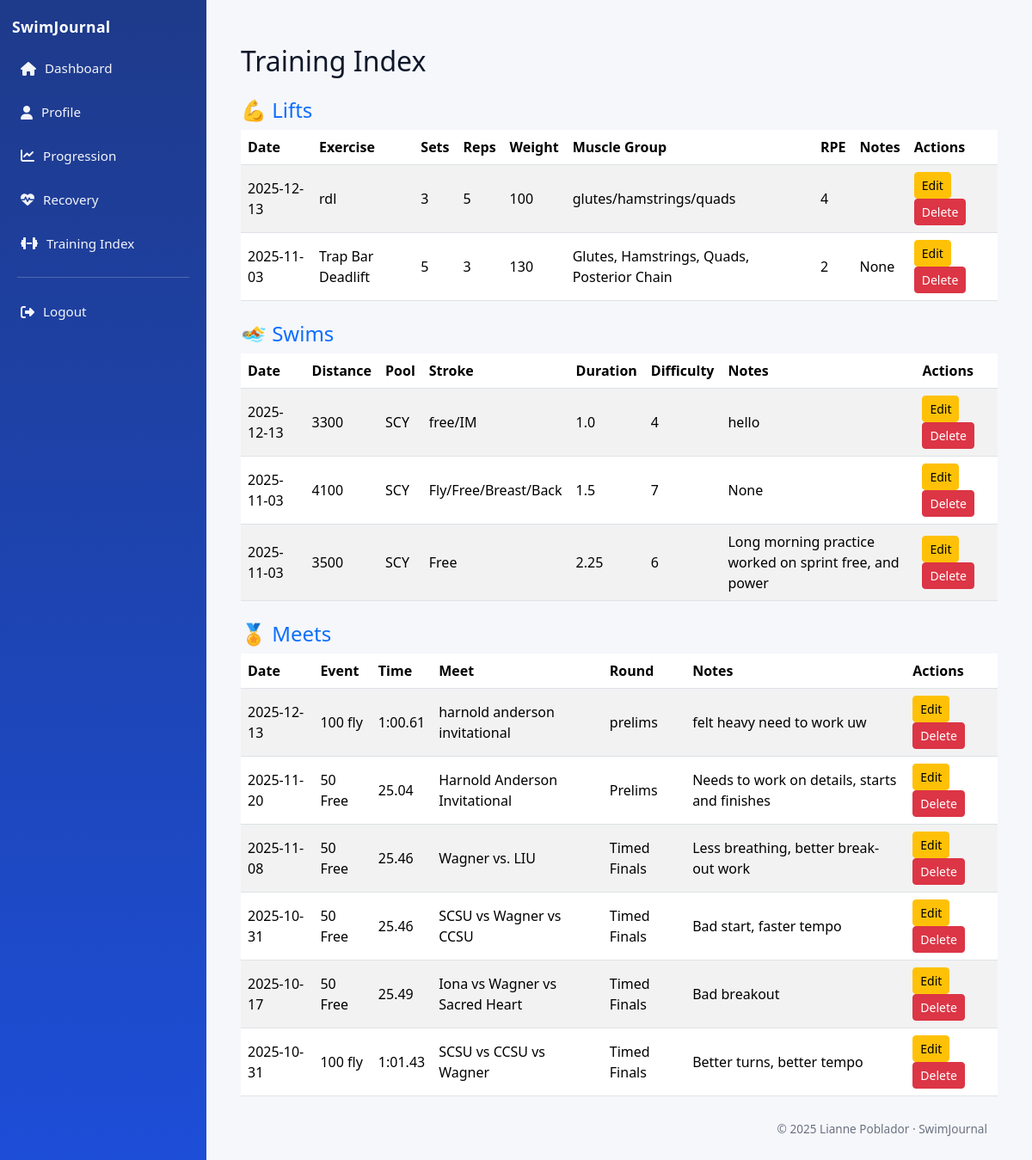
Page /index (signed in) on the committed database.
### tables this page shows
CREATE TABLE lifts (
    id INTEGER PRIMARY KEY AUTOINCREMENT,
    user_id INTEGER NOT NULL,
    date TEXT NOT NULL,
    exercise TEXT NOT NULL,
    sets INTEGER,
    reps INTEGER,
    weight INTEGER,
    muscle_group TEXT,
    rpe INTEGER,
    notes TEXT,
    FOREIGN KEY (user_id) REFERENCES users(id)
);

CREATE TABLE swims (
    id INTEGER PRIMARY KEY AUTOINCREMENT,
    user_id INTEGER NOT NULL,
    date TEXT NOT NULL,
    distance INTEGER NOT NULL,
    pool TEXT NOT NULL,
    stroke TEXT NOT NULL,
    duration REAL,
    difficulty INTEGER,
    notes TEXT,
    FOREIGN KEY (user_id) REFERENCES users(id)
);

CREATE TABLE races (
    id INTEGER PRIMARY KEY AUTOINCREMENT,
    user_id INTEGER NOT NULL,
    date TEXT NOT NULL,
    event TEXT NOT NULL,
    time TEXT,
    meet TEXT,
    round TEXT,
    notes TEXT,
    FOREIGN KEY (user_id) REFERENCES users(id)
);

### app.py (the view)
@app.route("/index")
def index():
    if "user_id" not in session:
        return redirect("/login")
    current = session["user_id"]
    lifts = db.execute("SELECT id, date, exercise, sets, reps, weight, muscle_group, rpe, notes FROM lifts WHERE user_id = ?", current)
    swims = db.execute("SELECT id, date, distance, pool, stroke, duration, difficulty, notes FROM swims WHERE user_id = ?", current)
    races = db.execute("SELECT id, date, event, time, meet, round, notes FROM races WHERE user_id = ?", current)
    return render_template("index.html", lifts=lifts, swims=swims, races=races)

### app.py (called while the page is built)
@app.context_processor
def inject_year():
    return {"year": datetime.now().year}

### templates/index.html (shortened to what this page needs)
{% extends "layout.html" %}
{% block content %}
<div class="container mt-4">
  <h2 class="mb-4">Training Index</h2>
  <h4 class="mt-3 text-primary">💪 Lifts</h4>
  <table class="table table-striped table-hover align-middle">
    <thead>
      <tr>
        <th>Date</th>
        <th>Exercise</th>
        <th>Sets</th>
        <th>Reps</th>
        <th>Weight</th>
        <th>Muscle Group</th>
        <th>RPE</th>
        <th>Notes</th>
        <th>Actions</th>
      </tr>
    </thead>
    <tbody>
      {% for l in lifts %}
      <tr>
        <td>{{ l.date }}</td>
        <td>{{ l.exercise }}</td>
        <td>{{ l.sets }}</td>
        <td>{{ l.reps }}</td>
        <td>{{ l.weight }}</td>
        <td>{{ l.muscle_group }}</td>
        <td>{{ l.rpe }}</td>
        <td>{{ l.notes }}</td>
        <td>
        <a href="{{ url_for('edit_lift', lift_id=l.id) }}"
            class="btn btn-warning btn-sm">
            Edit
        </a>
        <form action="{{ url_for('delete_event') }}"
            method="post"
            class="d-inline"
            onsubmit="return confirm('Delete this lift?');">
        <button type="submit" class="btn btn-danger btn-sm">Delete</button>
        </form>
        </td>
      </tr>
      {% endfor %}
    </tbody>
  </table>
  <h4 class="mt-4 text-primary">🏊 Swims</h4>
  <table class="table table-striped table-hover align-middle">
    <thead>
      <tr>
        <th>Date</th>
        <th>Distance</th>
        <th>Pool</th>
        <th>Stroke</th>
        <th>Duration</th>
        <th>Difficulty</th>
        <th>Notes</th>
        <th>Actions</th>
      </tr>
    </thead>
    <tbody>
      {% for s in swims %}
      <tr>
        <td>{{ s.date }}</td>
        <td>{{ s.distance }}</td>
        <td>{{ s.pool }}</td>
        <td>{{ s.stroke }}</td>
        <td>{{ s.duration }}</td>
        <td>{{ s.difficulty }}</td>
        <td>{{ s.notes }}</td>
        <td>
        <a href="{{ url_for('edit_swim', swim_id=s.id) }}"
            class="btn btn-warning btn-sm">
            Edit
        </a>
        <form action="{{ url_for('delete_event') }}"
            method="post"
            class="d-inline"
            onsubmit="return confirm('Delete this swim?');">
        <button type="submit" class="btn btn-danger btn-sm">Delete</button>
        </form>
        </td>
      </tr>
      {% endfor %}
    </tbody>
  </table>
  <h4 class="mt-4 text-primary">🏅 Meets</h4>
  <table class="table table-striped table-hover align-middle">
    <thead>
      <tr>
        <th>Date</th>
        <th>Event</th>
        <th>Time</th>
        <th>Meet</th>
        <th>Round</th>
        <th>Notes</th>
        <th>Actions</th>
      </tr>
    </thead>
    <tbody>
      {% for m in races %}
      <tr>
        <td>{{ m.date }}</td>
        <td>{{ m.event }}</td>
        <td>{{ m.time }}</td>
        <td>{{ m.meet }}</td>
        <td>{{ m.round }}</td>
        <td>{{ m.notes }}</td>
        <td>
        <a href="{{ url_for('edit_race', race_id=m.id) }}"
            class="btn btn-warning btn-sm">
            Edit
        </a>
        <form action="{{ url_for('delete_event') }}"
            method="post"
            class="d-inline"
            onsubmit="return confirm('Delete this race?');">
        <button type="submit" class="btn btn-danger btn-sm">Delete</button>
        </form>
        </td>
      </tr>
      {% endfor %}
    </tbody>
  </table>
</div>
{% endblock %}

### templates/layout.html (shortened to what this page needs)
<!DOCTYPE html>
<html lang="en">
<head>
  <link href="https://cdn.jsdelivr.net/npm/bootstrap@5.3.3/dist/css/bootstrap.min.css" rel="stylesheet">
  <link rel="stylesheet" href="https://cdnjs.cloudflare.com/ajax/libs/font-awesome/6.5.0/css/all.min.css">
  <link rel="stylesheet" href="{{ url_for('static', filename='styles.css') }}?v=999">
</head>
<body class="app-body">
  <div class="app-shell">
    <aside class="app-sidebar">
      <div class="sidebar-brand">SwimJournal</div>
      <nav class="sidebar-nav">
        <a class="sidebar-link" href="/"><i class="fa-solid fa-house"></i><span>Dashboard</span></a>
        <a class="sidebar-link" href="/profile"><i class="fa-solid fa-user"></i><span>Profile</span></a>
        <a class="sidebar-link" href="/progression"><i class="fa-solid fa-chart-line"></i><span>Progression</span></a>
        <a class="sidebar-link" href="/recovery"><i class="fa-solid fa-heart-pulse"></i><span>Recovery</span></a>
        <a class="sidebar-link" href="/index"><i class="fa-solid fa-dumbbell"></i><span>Training Index</span></a>
        <div class="sidebar-divider"></div>
        {% if session.get("user_id") %}
          <a class="sidebar-link" href="/logout"><i class="fa-solid fa-right-from-bracket"></i><span>Logout</span></a>
        {% else %}
          <a class="sidebar-link" href="/login"><i class="fa-solid fa-right-to-bracket"></i><span>Login</span></a>
          <a class="sidebar-link" href="/register"><i class="fa-solid fa-user-plus"></i><span>Register</span></a>
        {% endif %}
      </nav>
    </aside>
    <main class="app-main">
      {% block content %}{% endblock %}
      <footer class="app-footer">
        <span>© {{ year }} Lianne Poblador · SwimJournal</span>
      </footer>
    </main>
  </div>
</body>
</html>

### static/styles.css (style rules this page uses)
:root { --bg: #f5f7fb; --card: #ffffff; --text: #0f172a; --muted: #64748b; --border: #e2e8f0; --shadow: 0 10px 25px rgba(15, 23, 42, 0.08); --sidebar: #1e3a8a; --sidebar2: #1d4ed8; }
* { box-sizing: border-box; }
.app-body { margin: 0; font-family: system-ui, -apple-system, Segoe UI, Roboto, Arial, sans-serif; color: var(--text); background: var(--bg); }
.app-shell { display: flex; min-height: 100vh; }
.app-sidebar { width: 240px; padding: 18px 14px; color: #fff; background: linear-gradient(180deg, var(--sidebar), var(--sidebar2)); }
.sidebar-brand { font-weight: 800; font-size: 1.1rem; letter-spacing: .3px; margin-bottom: 14px; }
.sidebar-nav { display: flex; flex-direction: column; gap: 8px; }
.sidebar-link { display: flex; align-items: center; gap: 10px; color: #fff; text-decoration: none; padding: 10px 10px; border-radius: 12px; opacity: .95; }
.sidebar-link span { font-size: .95rem; }
.sidebar-divider { height: 1px; background: rgba(255,255,255,.22); margin: 10px 6px; }
.app-main { flex: 1; padding: 28px; }
.app-main { display: flex; flex-direction: column; min-height: 100vh; }
.app-footer { margin-top: auto; padding: 12px 24px; font-size: 0.85rem; color: #6b7280; text-align: right; }

### rows in the picture
lifts: date "2025-12-13", exercise "rdl", sets "3", reps "5", weight "100", muscle_group "glutes/hamstrings/quads", rpe "4"
lifts: date "2025-11-03", exercise "Trap Bar Deadlift", sets "5", reps "3", weight "130", muscle_group "Glutes, Hamstrings, Quads, Posterior Chain", rpe "2", notes "None"
swims: date "2025-12-13", distance "3300", pool "SCY", stroke "free/IM", duration "1.0", difficulty "4", notes "hello"
swims: date "2025-11-03", distance "4100", pool "SCY", stroke "Fly/Free/Breast/Back", duration "1.5", difficulty "7", notes "None"
swims: date "2025-11-03", distance "3500", pool "SCY", stroke "Free", duration "2.25", difficulty "6", notes "Long morning practice worked on sprint free, and power"
races: date "2025-12-13", event "100 fly", time "1:00.61", meet "harnold anderson invitational", round "prelims", notes "felt heavy need to work uw"
races: date "2025-11-20", event "50 Free", time "25.04", meet "Harnold Anderson Invitational", round "Prelims", notes "Needs to work on details, starts and finishes"
races: date "2025-11-08", event "50 Free", time "25.46", meet "Wagner vs. LIU", round "Timed Finals", notes "Less breathing, better break-out work"
races: date "2025-10-31", event "50 Free", time "25.46", meet "SCSU vs Wagner vs CCSU", round "Timed Finals", notes "Bad start, faster tempo"
races: date "2025-10-17", event "50 Free", time "25.49", meet "Iona vs Wagner vs Sacred Heart", round "Timed Finals", notes "Bad breakout"
races: date "2025-10-31", event "100 fly", time "1:01.43", meet "SCSU vs CCSU vs Wagner", round "Timed Finals", notes "Better turns, better tempo"
